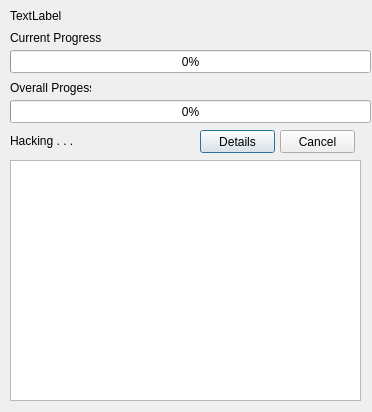
<?xml version="1.0" encoding="UTF-8"?>
<ui version="4.0">
 <class>menu_hackProgresser</class>
 <widget class="QDialog" name="menu_hackProgresser">
  <property name="geometry">
   <rect>
    <x>0</x>
    <y>0</y>
    <width>372</width>
    <height>412</height>
   </rect>
  </property>
  <property name="minimumSize">
   <size>
    <width>372</width>
    <height>158</height>
   </size>
  </property>
  <property name="maximumSize">
   <size>
    <width>372</width>
    <height>412</height>
   </size>
  </property>
  <property name="windowTitle">
   <string>NASA Ultron Connecting Sentinel v.6.9</string>
  </property>
  <widget class="QLabel" name="targetLabel">
   <property name="geometry">
    <rect>
     <x>10</x>
     <y>5</y>
     <width>351</width>
     <height>21</height>
    </rect>
   </property>
   <property name="text">
    <string>TextLabel</string>
   </property>
  </widget>
  <widget class="QProgressBar" name="currentProgress">
   <property name="geometry">
    <rect>
     <x>10</x>
     <y>50</y>
     <width>361</width>
     <height>23</height>
    </rect>
   </property>
   <property name="value">
    <number>0</number>
   </property>
  </widget>
  <widget class="QProgressBar" name="overallProgress">
   <property name="geometry">
    <rect>
     <x>10</x>
     <y>100</y>
     <width>361</width>
     <height>23</height>
    </rect>
   </property>
   <property name="value">
    <number>0</number>
   </property>
  </widget>
  <widget class="QLabel" name="currentLabel">
   <property name="geometry">
    <rect>
     <x>10</x>
     <y>30</y>
     <width>91</width>
     <height>16</height>
    </rect>
   </property>
   <property name="toolTipDuration">
    <number>-2</number>
   </property>
   <property name="text">
    <string>Current Progress</string>
   </property>
  </widget>
  <widget class="QLabel" name="overallLabel">
   <property name="geometry">
    <rect>
     <x>10</x>
     <y>80</y>
     <width>81</width>
     <height>16</height>
    </rect>
   </property>
   <property name="text">
    <string>Overall Progess</string>
   </property>
  </widget>
  <widget class="QLabel" name="statusLabel">
   <property name="geometry">
    <rect>
     <x>10</x>
     <y>130</y>
     <width>101</width>
     <height>21</height>
    </rect>
   </property>
   <property name="text">
    <string>Hacking . . .</string>
   </property>
  </widget>
  <widget class="QTextBrowser" name="detailsBrowser">
   <property name="geometry">
    <rect>
     <x>10</x>
     <y>160</y>
     <width>351</width>
     <height>241</height>
    </rect>
   </property>
  </widget>
  <widget class="QPushButton" name="detailsButton">
   <property name="geometry">
    <rect>
     <x>200</x>
     <y>130</y>
     <width>75</width>
     <height>23</height>
    </rect>
   </property>
   <property name="text">
    <string>Details</string>
   </property>
  </widget>
  <widget class="QPushButton" name="cancelButton">
   <property name="geometry">
    <rect>
     <x>280</x>
     <y>130</y>
     <width>75</width>
     <height>23</height>
    </rect>
   </property>
   <property name="text">
    <string>Cancel</string>
   </property>
  </widget>
 </widget>
 <resources/>
 <connections/>
</ui>
